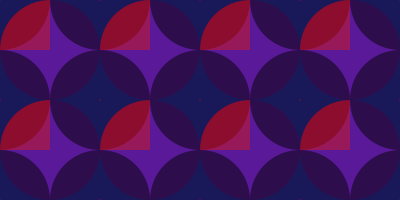
Frame 1 (no input)
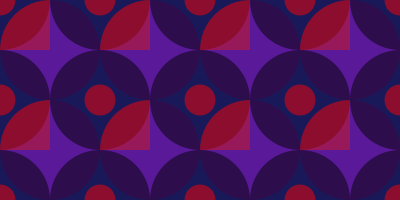
Frame 60 (the mouse pressed at the canvas centre just before this capture)
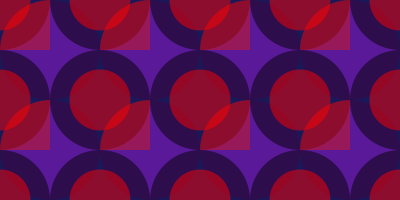
Frame 120 (the mouse held since frame 60 and released just before this capture)

The Processing sketch that drew these frames (run headless with seeded random() and noise(); from frame 60 on, the mouse is pressed at the canvas centre):

// Processing sketch: processing_166798
// ── processing_166798.pde

float[][] eSize = new float[3][5];    //円のサイズ
float[][]eColor = new float[3][5];    //ここは円の色
float[][] speed = {{0.5, 0.5, 0.5, 0.5, 0.5},    //円の拡大縮小のスピード
                   {0.5, 0.5, 0.5, 0.5, 0.5},
                   {0.5, 0.5, 0.5, 0.5, 0.5}};
float minSize = 1.0;     //円のサイズの最小値
float maxSize = 100.0;    //円のサイズの最大値
 
 
void setup() {
  size(400, 200);
  background(255);
  smooth();
  noStroke();
  fill(0);
  rectMode(CENTER);//rectモードをもう一度質問する
 
  for(int y = 0; y < 3; y++){    //円のサイズを最小値に設定    
    for(int x = 0; x < 5; x++){
      eSize[y][x] = minSize;
      eColor[y][x] = 0;
      
    }
  }
}
 
void draw() {
  background(100);
  for(int y = 0; y < 3; y++){    //列方向    
    for(int x = 0; x < 5; x++){    //行方向
      eSize[y][x] += speed[y][x];    //円のサイズを変化させる
      //もし円のサイズが最大値を超えたか最小値未満になったら、方向を変える
      if(eSize[y][x] > maxSize || eSize[y][x] < minSize) speed[y][x] = -speed[y][x];
     if(eColor[y][x] > 255 || eColor[y][x] < 0)speed[y][x] = -speed[y][x];
     
     fill(0,eColor[y][x],255,127);
     rect(x*100, y*100, 100, 100);
     
     fill(0, eColor[y][x], 0, 127);
      ellipse(x*100, y*100, 100, 100);    
 
      fill(255, eColor[y][x], 0, 127);
      ellipse(x*100+50, y*100+50, 100, 100);  
     
      ellipse(100*x, 100*y, eSize[y][x], eSize[y][x]);    
    }
  }
}
